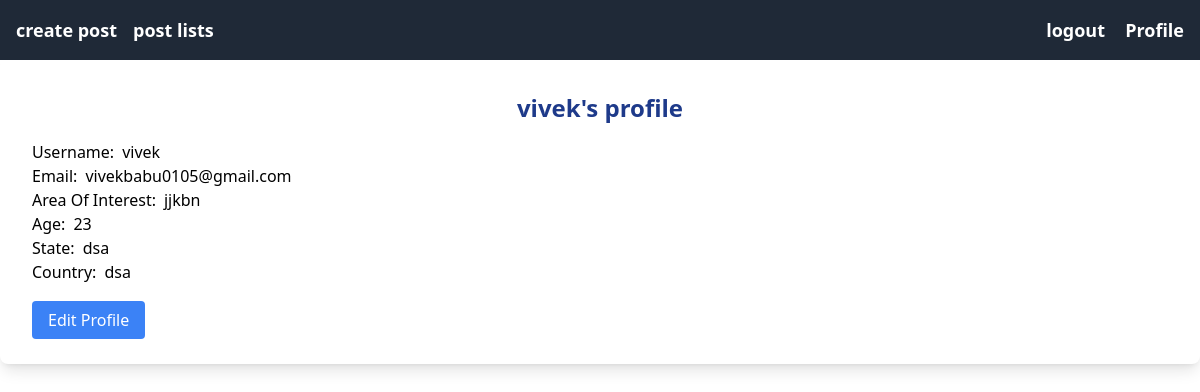
/accounts/profile/vivek/ (signed in), run on an earlier commit of the app's database.
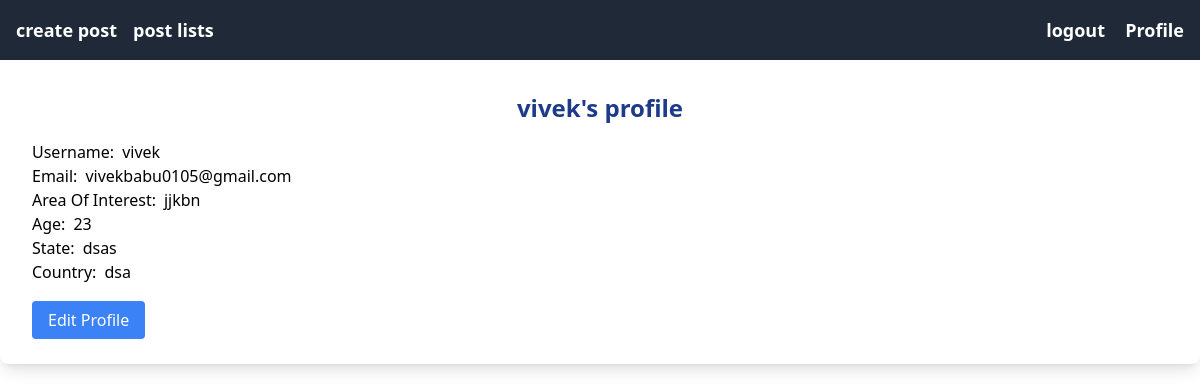
And on a later commit of the database.
### accounts/models.py (models this page shows, shortened)
class Profile(models.Model):
    user = models.OneToOneField(User, on_delete=models.CASCADE)
    area_of_interest = models.CharField(max_length=255, blank=True)
    age = models.IntegerField(null=True)
    country = models.CharField(max_length=20, null=True)
    state = models.CharField(max_length=20, null=True)

### accounts/views.py (the view)
# urls.py: path("profile/<str:username>/", user_profile, name="user_profile"),
@never_cache
@login_required
def user_profile(request, username):
    user = get_object_or_404(User, username=username)
    profile = get_object_or_404(Profile, user=user)
    return render(request, 'accounts/user_profile.html', {'user': user, 'profile': profile})

### accounts/templates/accounts/user_profile.html (shortened to what this page needs)
{% extends "base.html" %}
{% block content %}
<div class="profile-section bg-white p-8 rounded-lg shadow-lg text-black">
    <h2 class="text-2xl text-center font-extrabold text-blue-900 mb-4">{{ profile.user }}'s profile</h2>
    <div class="profile-container">
        <div class="profile-info flex gap-2">
            <p class="profile-label">Username:</p>
            <p class="profile-value">{{ profile.user }}</p>
        </div>
        <div class="profile-info flex gap-2">
            <p class="profile-label">Email:</p>
            <p class="profile-value">{{ user.email }}</p>
        </div>
        <div class="profile-info flex gap-2">
            <p class="profile-label">Area Of Interest:</p>
            <p class="profile-value">{{ profile.area_of_interest }}</p>
        </div>
        <div class="profile-info flex gap-2">
            <p class="profile-label">Age:</p>
            <p class="profile-value">{{ profile.age }}</p>
        </div>
        <div class="profile-info flex gap-2">
            <p class="profile-label">State:</p>
            <p class="profile-value">{{ profile.state }}</p>
        </div>
        <div class="profile-info flex gap-2">
            <p class="profile-label">Country:</p>
            <p class="profile-value">{{ profile.country }}</p>
        </div>
    </div>
    {% if request.user == user %}
    <div class="mt-6">
        <a href="{% url 'edit_profile' %}" class="px-4 py-2 bg-blue-500 hover:bg-blue-700 rounded text-white">Edit Profile</a>
    </div>
    {% endif %}
</div>
{% endblock %}

What changed in the data, as far as the page shows it:
changed Profile "jjkbn": state "dsa" → "dsas"
